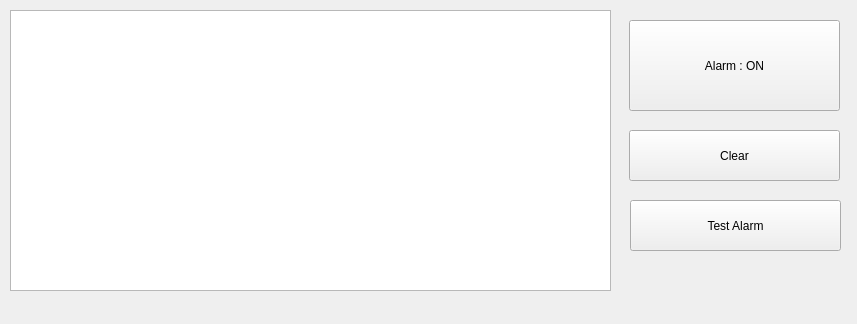
<?xml version="1.0" encoding="UTF-8"?>
<ui version="4.0">
 <class>MainWindow</class>
 <widget class="QMainWindow" name="MainWindow">
  <property name="geometry">
   <rect>
    <x>0</x>
    <y>0</y>
    <width>857</width>
    <height>324</height>
   </rect>
  </property>
  <property name="windowTitle">
   <string>Log Alert</string>
  </property>
  <property name="windowIcon">
   <iconset>
    <normaloff>icon.ico</normaloff>icon.ico</iconset>
  </property>
  <widget class="QWidget" name="centralwidget">
   <widget class="QPushButton" name="pushButton">
    <property name="geometry">
     <rect>
      <x>629</x>
      <y>20</y>
      <width>211</width>
      <height>91</height>
     </rect>
    </property>
    <property name="text">
     <string>Alarm : ON</string>
    </property>
   </widget>
   <widget class="QTableWidget" name="tableWidget">
    <property name="geometry">
     <rect>
      <x>10</x>
      <y>10</y>
      <width>601</width>
      <height>281</height>
     </rect>
    </property>
   </widget>
   <widget class="QPushButton" name="pushButton_2">
    <property name="geometry">
     <rect>
      <x>629</x>
      <y>130</y>
      <width>211</width>
      <height>51</height>
     </rect>
    </property>
    <property name="text">
     <string>Clear</string>
    </property>
   </widget>
   <widget class="QPushButton" name="pushButton_3">
    <property name="geometry">
     <rect>
      <x>630</x>
      <y>200</y>
      <width>211</width>
      <height>51</height>
     </rect>
    </property>
    <property name="text">
     <string>Test Alarm</string>
    </property>
   </widget>
  </widget>
  <widget class="QMenuBar" name="menubar">
   <property name="geometry">
    <rect>
     <x>0</x>
     <y>0</y>
     <width>857</width>
     <height>22</height>
    </rect>
   </property>
  </widget>
 </widget>
 <resources/>
 <connections/>
</ui>
